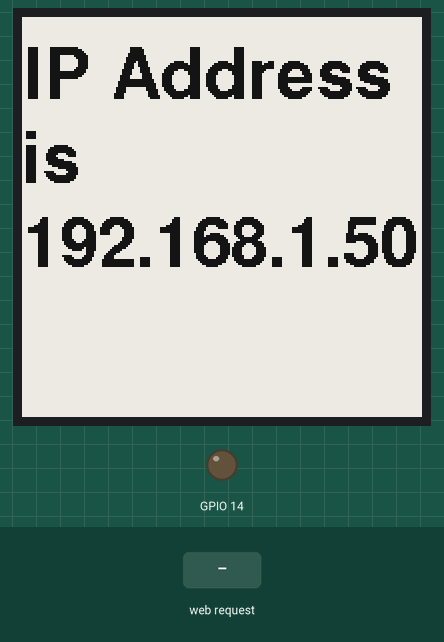
Simulated run of this sketch. Board: ESP32. On the bench: 200×200 one-colour display, output pins drawn as LEDs (lit = HIGH). The inputs (shaded band) are chosen by the test bench. WiFi joins after 1.5 s; servers stay silent unless stated; storage starts empty; what the sketch prints to the serial monitor is not drawn.

Above: at 7.6 s.
7.7 s: HTTP request GET /dispense received
At 11.1 s:
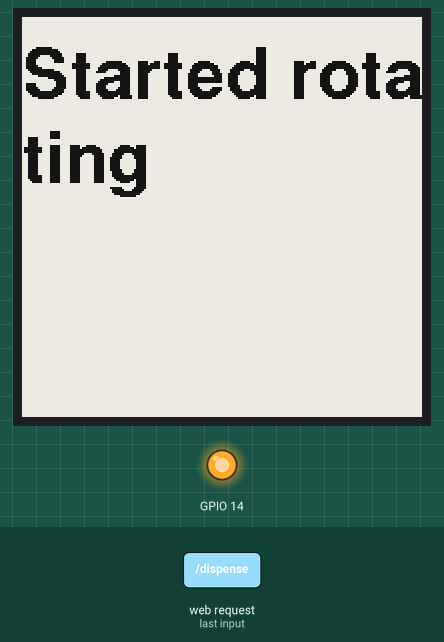
At 16.3 s:
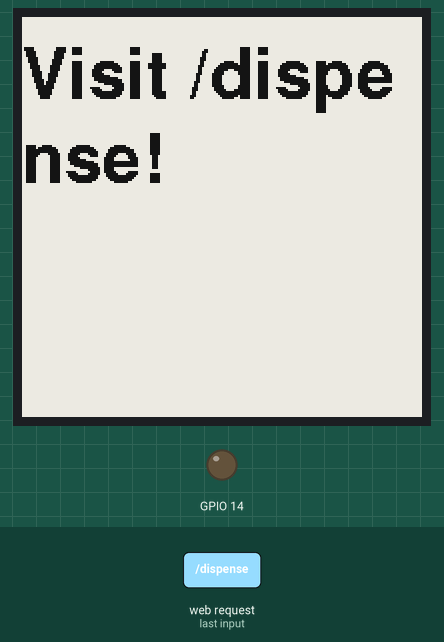
Timing chart, 0 to 16.7 s (numbered marks = the images above; inputs shaded):
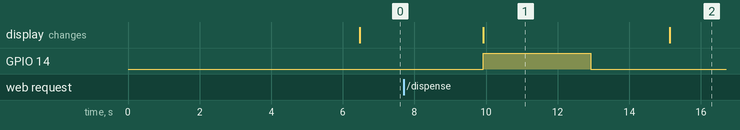

The sketch:

candydispenser.ino
```cpp
#include "WiFi.h"
#include "SPIFFS.h"
#include "ESPAsyncWebServer.h"

#include <ArduinoJson.h>

#include <GxEPD2_BW.h>
#include <GxEPD2_3C.h>
#include <Fonts/FreeSansBold18pt7b.h>

char wifiSSID[] = "iPhoneDeYuji";
char wifiPASS[] = "startagaiN";

AsyncWebServer server(80);

// VSPI
GxEPD2_BW<GxEPD2_154, GxEPD2_154::HEIGHT> display(GxEPD2_154(/*CS=5*/ SS, /*DC*/ 22, /*RST*/ 21, /*BUSY*/ 4));

const int ROTATION_TIME = 3000;
// This program returns if this time span passes without any progress
const int TIMEOUT = 60;
int timeout = TIMEOUT;

void setup()
{
    Serial.begin(115200);
    display.init(115200);
    display.setFont(&FreeSansBold18pt7b);
    display.setTextColor(GxEPD_BLACK);
    pinMode(14, OUTPUT);
    if (!SPIFFS.begin(true))
    {
        Serial.println("An Error has occurred while mounting SPIFFS");
        return;
    }

    display.firstPage();
    do
    {
        display.fillScreen(GxEPD_WHITE);
        display.setCursor(0, 40);
        display.print(String("Connecting to\n ") + wifiSSID);
    } while (display.nextPage());

    WiFi.begin(wifiSSID, wifiPASS);

    while (WiFi.status() != WL_CONNECTED)
    {
        if (timeout <= 0)
        {
            return;
        }
        Serial.println("connecting");
        delay(1000);
        timeout--;
    }
    Serial.println("connected");
    timeout = TIMEOUT;

    server.on("/dispense", HTTP_GET, [](AsyncWebServerRequest *request) {
        Serial.println("Got a request to /dispense");
        request->send(SPIFFS, "/dispense.html", "text/html");
        display.firstPage();
        Serial.println("Starting");
        do
        {
            display.fillScreen(GxEPD_WHITE);
            display.setCursor(0, 40);
            display.print("Started rotating");
        } while (display.nextPage());
        digitalWrite(14, HIGH);
        delay(ROTATION_TIME);
        display.firstPage();
        Serial.println("Stopping");
        digitalWrite(14, LOW);
        do
        {
            display.fillScreen(GxEPD_WHITE);
            display.setCursor(0, 40);
            display.print("Visit /dispense!");
        } while (display.nextPage());
    });
    server.begin();

    display.firstPage();
    do
    {
        display.fillScreen(GxEPD_WHITE);
        display.setCursor(0, 40);
        display.print(String("IP Address is\n") + WiFi.localIP().toString());
    } while (display.nextPage());
}

void loop()
{
    //    if (timeout <= 0)
    //    {
    //        SPIFFS.end();
    //        do
    //        {
    //            display.fillScreen(GxEPD_WHITE);
    //            display.setCursor(0, 40);
    //            display.print("Press Button to Start");
    //        } while (display.nextPage());
    //        esp_deep_sleep_start();
    //    }
    //
    //    if (challenge())
    //    {
    //        timeout = TIMEOUT;
    //     }
    //    delay(1000);
    //    timeout--;
}

String getRequestHeader(WiFiClient client)
{
    String requestHeader = "";
    String currentLine = "";
    while (client.connected() && client.available())
    {
        currentLine = client.readStringUntil('\n');
        if (currentLine == "")
        {
            break;
        }
        requestHeader += currentLine + "\n";
    }
    return requestHeader;
}

String getRequestPath(String requestHeader)
{
    int start = requestHeader.indexOf(' ') + 1;
    int end = requestHeader.indexOf(' ', start + 1);
    return requestHeader.substring(start, end);
}
```

Measured:
- after the input at 7.7 s, GPIO 14: LOW → HIGH after 2.2 s, → LOW 3.0 s later; the display: changes after 2.2 s (image 1)
- what the display in image 1 shows lasts 5.2 s, from 9.9 s to 15.1 s
